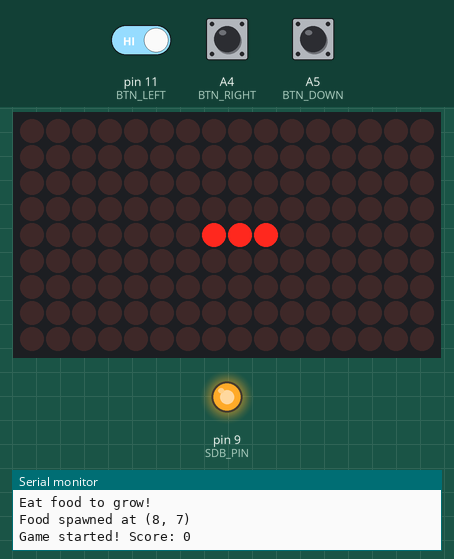
This sketch was run on a simulated Arduino Uno, built with avr-gcc and run on an emulated ATmega328P. On the bench: 16×9 LED matrix, output pins drawn as LEDs (lit = HIGH), the last lines printed to the serial monitor. The inputs (shaded band) are chosen by the test bench; at power-on: A5 (BTN_DOWN) HIGH, pin 11 (BTN_LEFT) HIGH, A4 (BTN_RIGHT) HIGH. Random numbers use the default seed unless the sketch sets one.

Above: at 2.2 s.
2.3 s: A5 (BTN_DOWN) pulled LOW for 0.15 s
At 3.0 s:
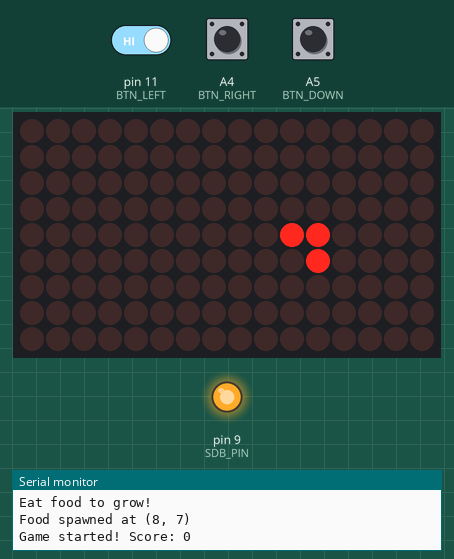
4.9 s: pin 11 (BTN_LEFT) driven LOW and A5 (BTN_DOWN) driven LOW
7.9 s: A5 (BTN_DOWN) driven HIGH
At 9.11 s:
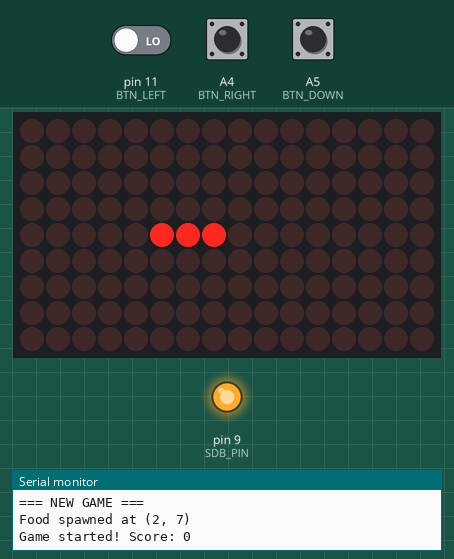
10.9 s: A5 (BTN_DOWN) driven LOW
13.9 s: A5 (BTN_DOWN) driven HIGH
At 15.79 s:
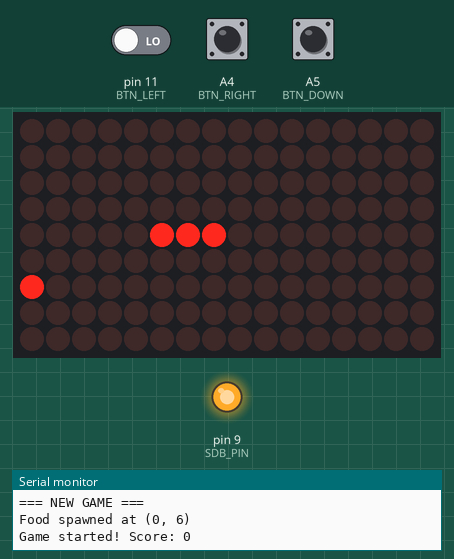
16.9 s: A5 (BTN_DOWN) driven LOW
At 17.93 s:
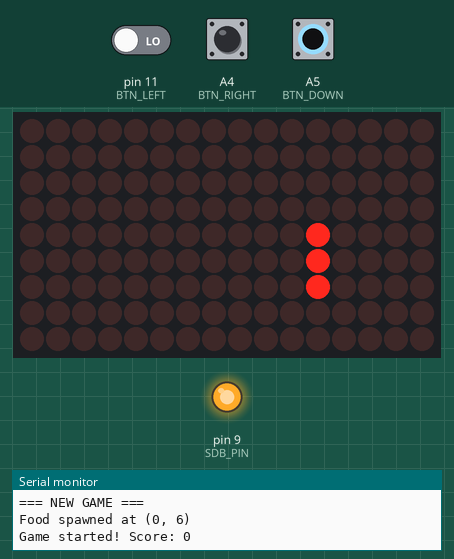
Timing chart, 0 to 19.9 s (numbered marks = the images above; inputs shaded):
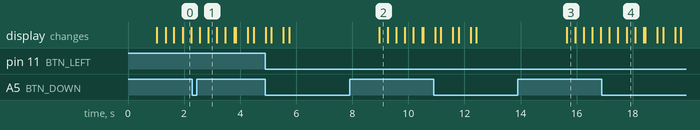

The sketch:

SnakeGame.ino
```cpp
/*
 * SNAKE GAME
 * Classic snake game on 12x9 LED matrix
 *
 * Controls:
 * - Up:    D0  (move up)
 * - Down:  A5  (move down)
 * - Right: A4  (move right)
 * - Left:  D11 (move left)
 *
 * Rules:
 * - Eat food to grow
 * - Don't hit walls or yourself
 * - Game over = restart
 */

#include <Wire.h>
#include <Adafruit_GFX.h>
#include <Adafruit_IS31FL3731.h>

// Pin definitions
#define BTN_UP    0
#define BTN_DOWN  A5
#define BTN_RIGHT A4
#define BTN_LEFT  11
#define SDB_PIN   9

// Game constants
#define GRID_WIDTH  12
#define GRID_HEIGHT 9
#define MAX_SNAKE_LENGTH 108  // Max possible on 12x9

Adafruit_IS31FL3731 matrix = Adafruit_IS31FL3731();

// Snake structure
struct Point {
  int8_t x;
  int8_t y;
};

Point snake[MAX_SNAKE_LENGTH];
uint8_t snakeLength = 3;
Point food;
int8_t dirX = 1;  // Start moving right
int8_t dirY = 0;
uint16_t score = 0;
bool gameOver = false;
unsigned long lastMoveTime = 0;
uint16_t moveDelay = 500;  // milliseconds between moves

void setup() {
  // Enable IS31FL3731
  pinMode(SDB_PIN, OUTPUT);
  digitalWrite(SDB_PIN, HIGH);
  delay(5);

  Serial.begin(115200);
  delay(1000);

  Serial.println("=== SNAKE GAME ===");
  Serial.println("Use arrow buttons to move");
  Serial.println("Eat food to grow!");
  Serial.println();

  // Setup buttons
  pinMode(BTN_UP, INPUT_PULLUP);
  pinMode(BTN_DOWN, INPUT_PULLUP);
  pinMode(BTN_RIGHT, INPUT_PULLUP);
  pinMode(BTN_LEFT, INPUT_PULLUP);

  // Initialize LED matrix
  if (!matrix.begin(0x74)) {
    Serial.println("IS31FL3731 not found!");
    while (1);
  }

  matrix.clear();

  // Seed random number generator
  randomSeed(analogRead(A0));

  // Start game
  initGame();

  Serial.println("Game started! Score: 0");
}

void initGame() {
  // Reset snake to center, length 3, moving right
  snakeLength = 3;
  snake[0] = {6, 4};  // Head
  snake[1] = {5, 4};
  snake[2] = {4, 4};  // Tail

  dirX = 1;
  dirY = 0;
  score = 0;
  gameOver = false;
  moveDelay = 300;

  // Spawn first food
  spawnFood();
}

void spawnFood() {
  // Find empty spot for food
  bool validSpot = false;

  while (!validSpot) {
    food.x = random(0, GRID_WIDTH);
    food.y = random(0, GRID_HEIGHT);

    // Check if food spawned on snake
    validSpot = true;
    for (uint8_t i = 0; i < snakeLength; i++) {
      if (snake[i].x == food.x && snake[i].y == food.y) {
        validSpot = false;
        break;
      }
    }
  }

  Serial.print("Food spawned at (");
  Serial.print(food.x);
  Serial.print(", ");
  Serial.print(food.y);
  Serial.println(")");
}

void handleInput() {
  // Read buttons (active LOW)
  bool up = (digitalRead(BTN_UP) == LOW);
  bool down = (digitalRead(BTN_DOWN) == LOW);
  bool right = (digitalRead(BTN_RIGHT) == LOW);
  bool left = (digitalRead(BTN_LEFT) == LOW);

  // Change direction (prevent 180-degree turns)
  if (up && dirY != 1) {
    dirX = 0;
    dirY = -1;
  } else if (down && dirY != -1) {
    dirX = 0;
    dirY = 1;
  } else if (right && dirX != -1) {
    dirX = 1;
    dirY = 0;
  } else if (left && dirX != 1) {
    dirX = -1;
    dirY = 0;
  }
}

void moveSnake() {
  // Calculate new head position
  Point newHead;
  newHead.x = snake[0].x + dirX;
  newHead.y = snake[0].y + dirY;

  // Check wall collision
  if (newHead.x < 0 || newHead.x >= GRID_WIDTH ||
      newHead.y < 0 || newHead.y >= GRID_HEIGHT) {
    gameOver = true;
    Serial.println("GAME OVER! Hit wall!");
    Serial.print("Final Score: ");
    Serial.println(score);
    return;
  }

  // Check self collision
  for (uint8_t i = 0; i < snakeLength; i++) {
    if (snake[i].x == newHead.x && snake[i].y == newHead.y) {
      gameOver = true;
      Serial.println("GAME OVER! Hit yourself!");
      Serial.print("Final Score: ");
      Serial.println(score);
      return;
    }
  }

  // Check food collision
  bool ateFood = (newHead.x == food.x && newHead.y == food.y);

  if (ateFood) {
    score++;
    Serial.print("Food eaten! Score: ");
    Serial.println(score);

    // Speed up slightly
    if (moveDelay > 100) {
      moveDelay -= 10;
    }

    // Grow snake (don't remove tail)
    snakeLength++;
    if (snakeLength >= MAX_SNAKE_LENGTH) {
      // YOU WIN!
      Serial.println("YOU WIN! Maximum length reached!");
      gameOver = true;
      return;
    }

    spawnFood();
  }

  // Move snake body
  for (int i = snakeLength - 1; i > 0; i--) {
    snake[i] = snake[i - 1];
  }

  // Move head
  snake[0] = newHead;

  // If didn't eat food, we already moved tail by shifting array
  // If ate food, snake grew by 1
}

void drawGame() {
  matrix.clear();

  // Draw snake body
  for (uint8_t i = 1; i < snakeLength; i++) {
    matrix.drawPixel(snake[i].x, snake[i].y, 150);
  }

  // Draw snake head (brighter)
  matrix.drawPixel(snake[0].x, snake[0].y, 255);

  // Draw food (blink every 500ms)
  if ((millis() / 250) % 2 == 0) {
    matrix.drawPixel(food.x, food.y, 200);
  }
}

void showGameOver() {
  // Flash screen 3 times
  for (uint8_t flash = 0; flash < 3; flash++) {
    matrix.clear();
    delay(200);

    // Fill screen
    for (uint8_t y = 0; y < GRID_HEIGHT; y++) {
      for (uint8_t x = 0; x < GRID_WIDTH; x++) {
        matrix.drawPixel(x, y, 100);
      }
    }
    delay(200);
  }

  matrix.clear();

  // Show score as filled pixels (up to 108)
  uint16_t pixelsToShow = min(score, (uint16_t)108);
  uint8_t count = 0;

  for (uint8_t y = 0; y < GRID_HEIGHT && count < pixelsToShow; y++) {
    for (uint8_t x = 0; x < GRID_WIDTH && count < pixelsToShow; x++) {
      matrix.drawPixel(x, y, 150);
      count++;
    }
  }

  delay(3000);

  Serial.println();
  Serial.println("Press any button to restart...");

  // Wait for button press
  while (true) {
    if (digitalRead(BTN_UP) == LOW ||
        digitalRead(BTN_DOWN) == LOW ||
        digitalRead(BTN_RIGHT) == LOW ||
        digitalRead(BTN_LEFT) == LOW) {
      delay(200); // Debounce
      break;
    }
    delay(10);
  }

  // Restart game
  Serial.println();
  Serial.println("=== NEW GAME ===");
  initGame();
  Serial.println("Game started! Score: 0");
}

void loop() {
  if (gameOver) {
    showGameOver();
    return;
  }

  // Handle input every frame
  handleInput();

  // Move snake at controlled speed
  if (millis() - lastMoveTime >= moveDelay) {
    moveSnake();
    lastMoveTime = millis();
  }

  // Draw every frame
  drawGame();

  delay(10);  // Small delay to prevent button bouncing
}
```
